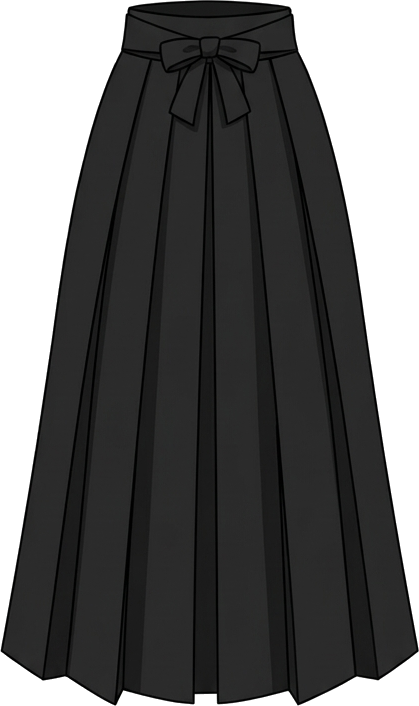
#> input picture reports/p3a/extracted/F_B_BOTTOM_vay_dai.png, 419 x 706 px, given in place of bottom_white.png, which was not available
$ python generate_female_refined_pants_v2.py
#> lines starting #> are read from the running program, lines starting #| are printed output that depends on the picture; after the words box and inside, x2 and y2 are one past the last pixel; in counts of white or black regions, pixels touching at a corner belong together; pictures that were not available may be replaced by others from this repository, and a replacement may not be noted
import sys
sys.stdout.reconfigure(encoding='utf-8')
from pathlib import Path
import numpy as np
from PIL import Image
from scipy.interpolate import PchipInterpolator

# Load files
bw = Image.open('reports/p3a-prototype-B/layers/bottom_white.png').convert('RGBA')
#> bw is the input picture: PIL image 419x706 RGBA; mean R, G, B, A 97.1, 97.1, 96.9, 184.4
bw_arr = np.array(bw).astype(float)
H, W = bw_arr.shape[:2]
#> H = 706; W = 419
alpha_src = bw_arr[:, :, 3]
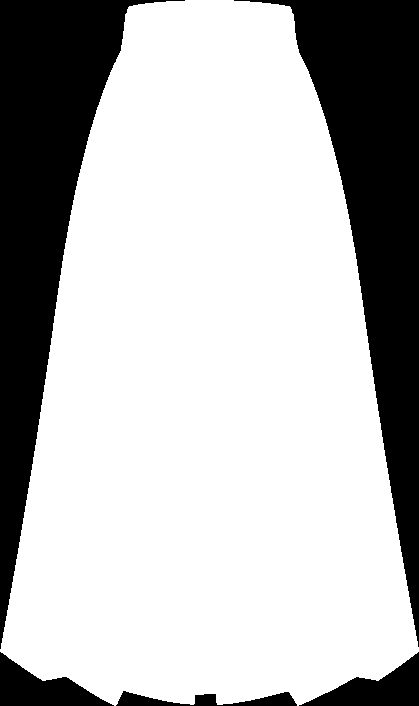
#> alpha_src: shape (706, 419) float64; 72.3% white; 5 black regions, box (x1, y1, x2, y2) and area: (0, 0, 185, 649) 37368, (234, 0, 419, 647) 37222, (299, 652, 419, 706) 2992, (0, 652, 114, 706) 2990, (116, 691, 297, 706) 1326

raw_f = Image.open('reports/p3a/extracted/F_COMMON_BOTTOM_quan_lua_trang.png').convert('RGBA')
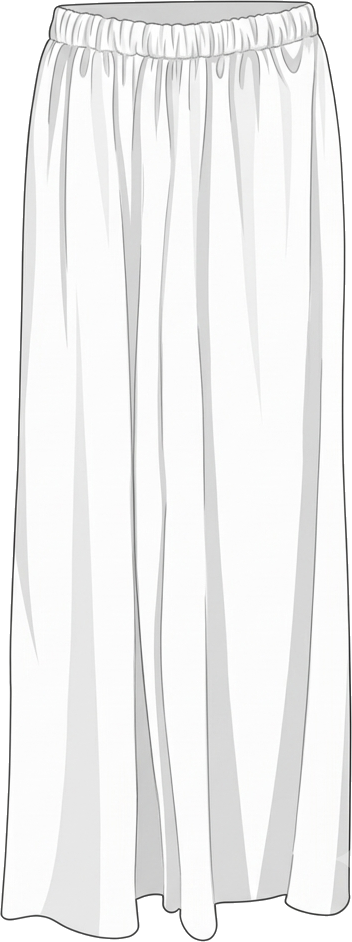
#> input picture reports/p3a/extracted/F_COMMON_BOTTOM_quan_lua_trang.png, 352 x 942 px, found by its file name
#> raw_f is the input picture: PIL image 352x942 RGBA; mean R, G, B, A 239.7, 239.8, 239.6, 230.7
arr_f = np.array(raw_f).astype(float)

# 1. Clean mannequin opening at top of female waistband
for x in range(0, arr_f.shape[1]):
    if x < 53 or x > 314:
        arr_f[:50, x, 3] = 0
    else:
        dx = (x - 183.5) / 130.0
        rim_y = int(round(25.0 - 18.0 * (dx ** 2)))
        arr_f[:rim_y, x, 3] = 0
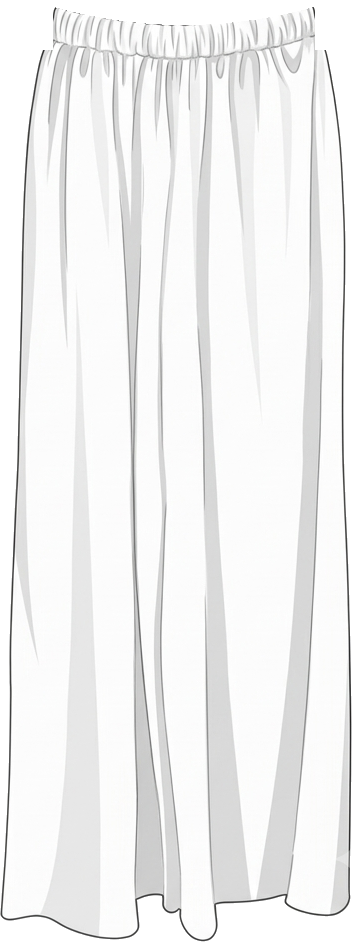
#> arr_f: shape (942, 352, 4) float64; mean R, G, B, A 239.7, 239.8, 239.6, 226.9; transparent parts drawn white

# 2. Extract source bounds row by row with true stroke centers (where alpha reaches ~128)
src_data = {}
for y in range(768, 1776):
#> (the run stopped early here; a loop or call above may not have finished)
